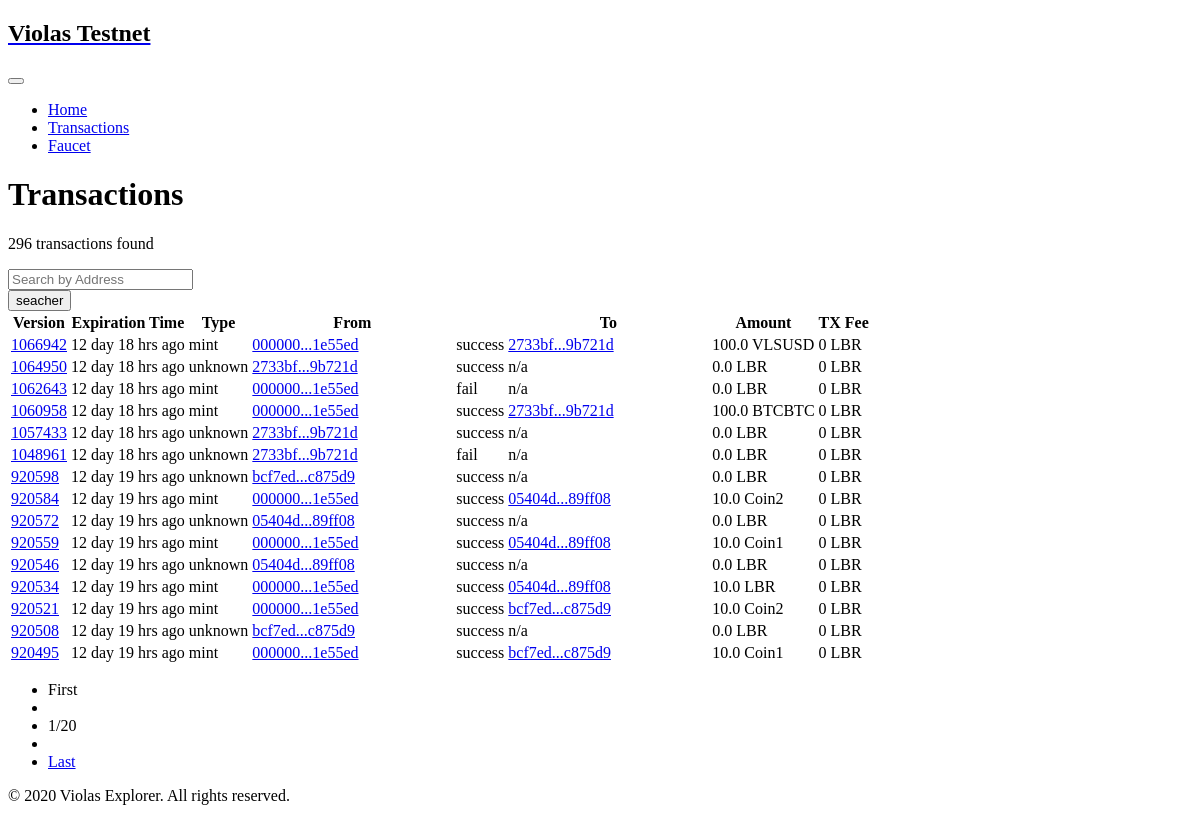
Page /transactions on the committed database.
### tables this page shows
CREATE TABLE violas (version int primary key, expiration_time int, type varchar(32), sender varchar(32), receiver varchar(32), amount int, currency_code, gas_fee int, gas_currency varchar ,  success varchar);

### app.py (the view, shortened to what this page needs)
@app.route("/transactions")
def txs():
    page = int(request.args.get("p", 1))
    start = INDEX_SHOW_TX_NUM * (page-1)
    addr = request.args.get("q")
    flag = int(request.args.get("f", "0"))
    total_num, headers = 0, []
    if addr is None:
        headers = client.get_latest_user_tx_headers(start, INDEX_SHOW_TX_NUM)
        total_num = client.get_user_tx_num()
    total_page = total_num // INDEX_SHOW_TX_NUM
    if total_num % INDEX_SHOW_TX_NUM:
        total_page += 1
    return render_template("txs.html", headers=headers, total_num=total_num, total_page=total_page, cur_page=page, handle_time=handle_time, shorthand=shorthand, sender=addr, is_none=is_none)

### app.py (called while the page is built)
def shorthand(addr, sender=True):
    if addr is None or addr == "None":
        if sender:
            return "validator"
        else:
            return "n/a"
    return addr[:6] + "..." + addr[-6:]

def is_none(addr):
    return addr is None or addr == "None"

def handle_time(unix_timestamp):
    if unix_timestamp > 2**63:
        return "n/a"
    diff = datetime.now().timestamp() - unix_timestamp
    if diff >= 0:
        suffix = "ago"
    else:
        suffix = "later"
    diff = int(abs(diff))
    if diff == 0:
        return "just now"
    if diff < 60:
        return f"{diff}" + ' secs ' + f"{suffix}"
    if diff < 60*60:
        return f"{diff//60}" + ' mins ' + f"{diff%60}" + ' secs ' + f"{suffix}"
    diff = diff // 60
    if diff < 60*60:
        return f"{diff//60}" + ' hrs ' + f"{diff%60}" + ' mins ' + f"{suffix}"
    diff = diff // 60
    return f"{diff // 24}" + ' day ' + f"{diff % 24}" + ' hrs ' + f"{suffix}"

### chain.py (called while the page is built)
    def get_latest_user_tx_headers(self, start, limit):
        return get_latest_txs(start, limit)

    def get_user_tx_num(self):
        return get_txs_num()

### db.py (called while the page is built)
def get_latest_txs(start, limit):
    conn = sqlite3.connect('txs.db')
    cursor = conn.cursor()
    sql = f"select * from violas order by version desc limit {limit} offset {start}"
    values = cursor.execute(sql)
    return values.fetchall()

def get_txs_num():
    conn = sqlite3.connect('txs.db')
    cursor = conn.cursor()
    sql = "select count(*) from violas"
    values = cursor.execute(sql)
    return values.fetchall()[0][0]

### templates/txs.html (shortened to what this page needs)
{% extends "_header.html" %}
{% block content %}
<main id="content" role="main">
    <div class="container mb-4">
        <div class="border-bottom  py-3">
            <div class="d-md-flex justify-content-md-between align-items-center ">
                <h1 class="h5 mb-1 mb-md-0">Transactions </h1>
            </div>
        </div>
    </div>
    <section class="space-bottom-2">
        <div class="container">
            <div class="card">
                <div class="card-body px-0">
                    <div class="d-md-flex justify-content-between px-3 mb-3">
                        <p class="text-secondary mb-md-0">{{ total_num }} transactions found </p>
                        <div class="w-md-50 w-lg-30 w-xl-25">
                            <form action="/transactions" method="get" autocomplete="off" spellcheck="false"
                                  class="input-group input-group-sm">
                                <input type='search' name='q' class='form-control' placeholder='Search by Address'
                                       aria-label='Search by Address' aria-describedby='Search'>
                                <div class="input-group-append">
                                    <button class="btn btn-secondary" type="submit" id="button-addon1">
                                        seacher
                                    </button>
                                </div>
                            </form>
                        </div>
                    </div>
                    <div class="table-responsive mb-3">
                        <table class="table mb-0">
                            <thead class="thead-light">
                            {% include "_tx_header.html" %}
                            </thead>
                            <tbody>
                            {% include "_txs.html" %}
                            </tbody>
                        </table>
                    </div>
                    <div id="ContentPlaceHolder1_pageRecords">
                        <form method="post" action="./transactions" id="ctl00">
                            <div class="d-md-flex justify-content-between align-items-center px-3 mb-2">
                                <ul class="pagination pagination-sm mb-0">
                                {% if is_none(sender) %}
                                    {% if cur_page==1 %}
                                    <li class="page-item disabled"><span class="page-link">First</span></li>
                                    <li class="page-item disabled"><span class="page-link">
                                        <i class="fa fa-angle-left small"  ></i></span>
                                    </li>
                                    {% else %}
                                        <li class="page-item "><a class="page-link" href="transactions?p=1">First</a></li>
                                        <li class="page-item " title="Go to Previous"><a class="page-link" href="transactions?p={{ cur_page-1 }}" aria-label="Previous"><i class="fa fa-angle-left small"  ></i></a></li>
                                    {% endif %}
                                    <li Class="page-item disabled"><span Class="page-link text-nowrap">{{ cur_page }}/{{ total_page }}</span></li>
                                    {% if cur_page == total_page %}
                                    <li class="page-item disabled" title="Go to Next"><a class="page-link"  aria-label="Next"><i class="fa fa-angle-right small"></i></a></li>
                                    <li class="page-item disabled"><a class="page-link" >Last</a></li>
                                    {% else %}
                                    <li class="page-item" title="Go to Next"><a class="page-link" href="transactions?p={{ cur_page + 1 }}" aria-label="Next"><i class="fa fa-angle-right small"></i></a></li>
                                    <li class="page-item"><a class="page-link" href="transactions?p={{ total_page }}">Last</a></li>
                                    {% endif %}
                                {% endif %}
                            </div>
                        </form>
                    </div>
                </div>
            </div>
        </div>
    </section>
</main>
{% endblock %}

### templates/_header.html (shortened to what this page needs)
<!DOCTYPE html>
<html lang="en">
<head>
    <link href={{ url_for("static", filename="font-awesome.css") }} type="text/css" rel="stylesheet">
    <link href="https://libexplorer.com/src/css/theme.min.css?v=0.0.0.7" type="text/css" rel="stylesheet">
</head>
<body>
<header id="header " class="u-header u-header--bg-transparent bg-light ">
    <div id="logoAndNav " class="container ">
        <nav class="js-mega-menu navbar navbar-expand-lg u-header__navbar u-header__navbar--no-space ">
            <a class="navbar-brand u-header__navbar-brand text-nowrap " href="/ " aria-label="libexplorer " >
                <div class="d-flex align-items-center mb-1" >
                <h1 class="h4 mr-3 mb-0" style="color: black; font-weight: bolder" >Violas Testnet</h1>
                </div>
            </a>
            <button type="button " class="navbar-toggler btn u-hamburger " aria-label="Toggle navigation "
                    aria-expanded="false " aria-controls="navBar " data-toggle="collapse " data-target="#navBar ">
            </button>
            <div id="navBar " class="collapse navbar-collapse u-header__navbar-collapse pt-3 py-lg-0 ">
                <ul class="navbar-nav u-header__navbar-nav ">
                    <li id="li_home " class="nav-item u-header__nav-item active ">
                        <a class="nav-link u-header__nav-link " href="/ ">Home</a>
                    </li>
                    <li id="li_transactions " class="nav-item u-header__nav-item ">
                        <a class="nav-link u-header__nav-link " href="/transactions ">Transactions</a>
                    </li>
                    <li id="li_faucet " class="nav-item u-header__nav-item ">
                        <a class="nav-link u-header__nav-link " href="/faucet ">Faucet</a>
                    </li>
                </ul>
            </div>
        </nav>
    </div>
</header>
{% block content %}{% endblock %}
<footer class="u-sticky-footer bg-dark">
    <div class="container py-4">
        <div class="d-md-flex justify-content-between align-items-center">
            <p class="text-muted mb-0">&copy; 2020 Violas Explorer. All rights reserved.</p>
        </div>
    </div>
</footer>
</body>
</html>

### templates/_tx_header.html
<tr class="small text-uppercase ">
    <th scope="col " title="Version Transaction ID ">Version</th>
    <th scope="col " title="UTC Time ">Expiration Time</th>
    <th scope="col " title="Transaction Type ">Type</th>
    <th scope="col " width="200 " title="Sender Address ">From</th>
    <th scope="col " width="20 "></th>
    <th scope="col " width="200 " title="Receiver Address ">To</th>
    <th scope="col " title="Transfer Amount ">Amount</th>
    <th scope="col " title="Transaction Fee ">TX Fee</th>
</tr>

### templates/_txs.html
{% for header in headers %}
    <tr>
        <td><a href='/version/{{ header[0] }}'>{{ header[0] }}</a></a>
        </td>
        <td class='text-nowrap'><span title={{ header[1] }}>{{ handle_time(header[1]) }}</span></td>
        <td class='font-size-1 text-muted text-nowrap' title='{{ header[2] }} Transaction'>{{ header[2] }}</td>
        {% if is_none(header[3]) %}
            <td class='text-nowrap'>{{ shorthand(header[3], True) }}</td>
        {% else %}
            {% if header[3]==sender %}
                <td class='text-nowrap'> {{ shorthand(header[3], True) }}</td>
            {% else %}
                <td class='text-nowrap'><a href='/address/{{ header[3] }}' title={{ header[3] }}>{{ shorthand(header[3], True) }}</a></td>
            {% endif %}
        {% endif %}
        {% if header[9] == "success" %}
        <td class='text-nowrap'><span class='badge badge-success text-uppercase w-100' title='Transaction State' >{{header[9]}}</span></td>
        {% else %}
        <td class='text-nowrap'><span class='badge badge-danger text-uppercase w-100' title='Transaction State'>{{header[9]}}</span></td>
        {% endif %}
        {% if is_none(header[4]) %}
            <td>{{ shorthand(header[4], False)}}</td>
        {% else %}
            {% if header[4] == sender %}
                <td>{{ shorthand(header[4], False)}}</td>
            {% else %}
                <td><a href='/address/{{ header[4] }}' title={{ header[4] }}>{{ shorthand(header[4], False)}}</a></td>
            {% endif %}
        {% endif %}
        <td class='text-nowrap'>{{ header[5] / 10**6 }} <span class='text-muted'> {{ header[6] }}</span></td>
        <td class='text-nowrap'>{{ header[7] }} <span class='text-muted'> {{ header[8] }}</span></td>
    </tr>
{% endfor %}

### rows in the picture
violas: version "1066942", expiration_time "12 day 18 hrs ago", type "mint", sender "000000...1e55ed", success "success", receiver "2733bf...9b721d", header[5]/10**6 "100.0", currency_code "VLSUSD", gas_fee "0", gas_currency "LBR"
violas: version "1064950", expiration_time "12 day 18 hrs ago", type "unknown", sender "2733bf...9b721d", success "success", receiver "n/a", header[5]/10**6 "0.0", currency_code "LBR", gas_fee "0", gas_currency "LBR"
violas: version "1062643", expiration_time "12 day 18 hrs ago", type "mint", sender "000000...1e55ed", success "fail", receiver "n/a", header[5]/10**6 "0.0", currency_code "LBR", gas_fee "0", gas_currency "LBR"
violas: version "1060958", expiration_time "12 day 18 hrs ago", type "mint", sender "000000...1e55ed", success "success", receiver "2733bf...9b721d", header[5]/10**6 "100.0", currency_code "BTCBTC", gas_fee "0", gas_currency "LBR"
violas: version "1057433", expiration_time "12 day 18 hrs ago", type "unknown", sender "2733bf...9b721d", success "success", receiver "n/a", header[5]/10**6 "0.0", currency_code "LBR", gas_fee "0", gas_currency "LBR"
violas: version "1048961", expiration_time "12 day 18 hrs ago", type "unknown", sender "2733bf...9b721d", success "fail", receiver "n/a", header[5]/10**6 "0.0", currency_code "LBR", gas_fee "0", gas_currency "LBR"
violas: version "920598", expiration_time "12 day 19 hrs ago", type "unknown", sender "bcf7ed...c875d9", success "success", receiver "n/a", header[5]/10**6 "0.0", currency_code "LBR", gas_fee "0", gas_currency "LBR"
violas: version "920584", expiration_time "12 day 19 hrs ago", type "mint", sender "000000...1e55ed", success "success", receiver "05404d...89ff08", header[5]/10**6 "10.0", currency_code "Coin2", gas_fee "0", gas_currency "LBR"
violas: version "920572", expiration_time "12 day 19 hrs ago", type "unknown", sender "05404d...89ff08", success "success", receiver "n/a", header[5]/10**6 "0.0", currency_code "LBR", gas_fee "0", gas_currency "LBR"
violas: version "920559", expiration_time "12 day 19 hrs ago", type "mint", sender "000000...1e55ed", success "success", receiver "05404d...89ff08", header[5]/10**6 "10.0", currency_code "Coin1", gas_fee "0", gas_currency "LBR"
violas: version "920546", expiration_time "12 day 19 hrs ago", type "unknown", sender "05404d...89ff08", success "success", receiver "n/a", header[5]/10**6 "0.0", currency_code "LBR", gas_fee "0", gas_currency "LBR"
violas: version "920534", expiration_time "12 day 19 hrs ago", type "mint", sender "000000...1e55ed", success "success", receiver "05404d...89ff08", header[5]/10**6 "10.0", currency_code "LBR", gas_fee "0", gas_currency "LBR"
violas: version "920521", expiration_time "12 day 19 hrs ago", type "mint", sender "000000...1e55ed", success "success", receiver "bcf7ed...c875d9", header[5]/10**6 "10.0", currency_code "Coin2", gas_fee "0", gas_currency "LBR"
violas: version "920508", expiration_time "12 day 19 hrs ago", type "unknown", sender "bcf7ed...c875d9", success "success", receiver "n/a", header[5]/10**6 "0.0", currency_code "LBR", gas_fee "0", gas_currency "LBR"
violas: version "920495", expiration_time "12 day 19 hrs ago", type "mint", sender "000000...1e55ed", success "success", receiver "bcf7ed...c875d9", header[5]/10**6 "10.0", currency_code "Coin1", gas_fee "0", gas_currency "LBR"

### other values in the picture
{{ total_num }} "296"
{{ cur_page }} "1"
{{ total_page }} "20"
